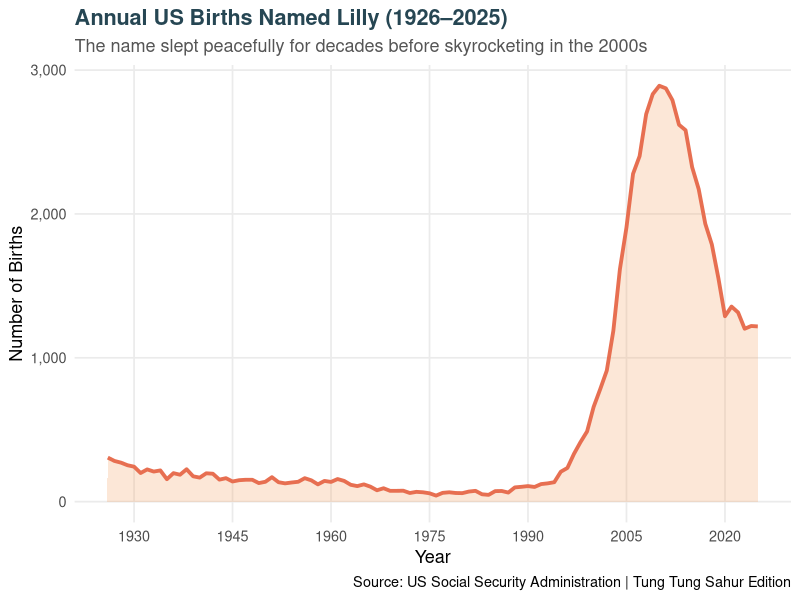

This figure's R source:
## ---- chunk 1
#| label: setup
library(tidyverse)
library(scales)
library(jsonlite)

lilly_data <- read_csv("data/lilly.csv", show_col_types = FALSE) |>
  filter(sex == "F") |>
  arrange(year)

lilly_json <- toJSON(lilly_data)
## ---- chunk 2
#| label: plot-popularity
#| fig-width: 8
#| fig-height: 4.5
ggplot(lilly_data, aes(x = year, y = count)) +
  geom_area(fill = "#f4a261", alpha = 0.25) +
  geom_line(color = "#e76f51", linewidth = 1.3) +
  scale_y_continuous(labels = comma) +
  scale_x_continuous(breaks = seq(1930, 2025, by = 15)) +
  labs(
    title = "Annual US Births Named Lilly (1926–2025)",
    subtitle = "The name slept peacefully for decades before skyrocketing in the 2000s",
    x = "Year",
    y = "Number of Births",
    caption = "Source: US Social Security Administration | Tung Tung Sahur Edition"
  ) +
  theme_minimal(base_size = 13) +
  theme(
    plot.title = element_text(face = "bold", color = "#264653"),
    plot.subtitle = element_text(color = "#555555"),
    panel.grid.minor = element_blank()
  )
